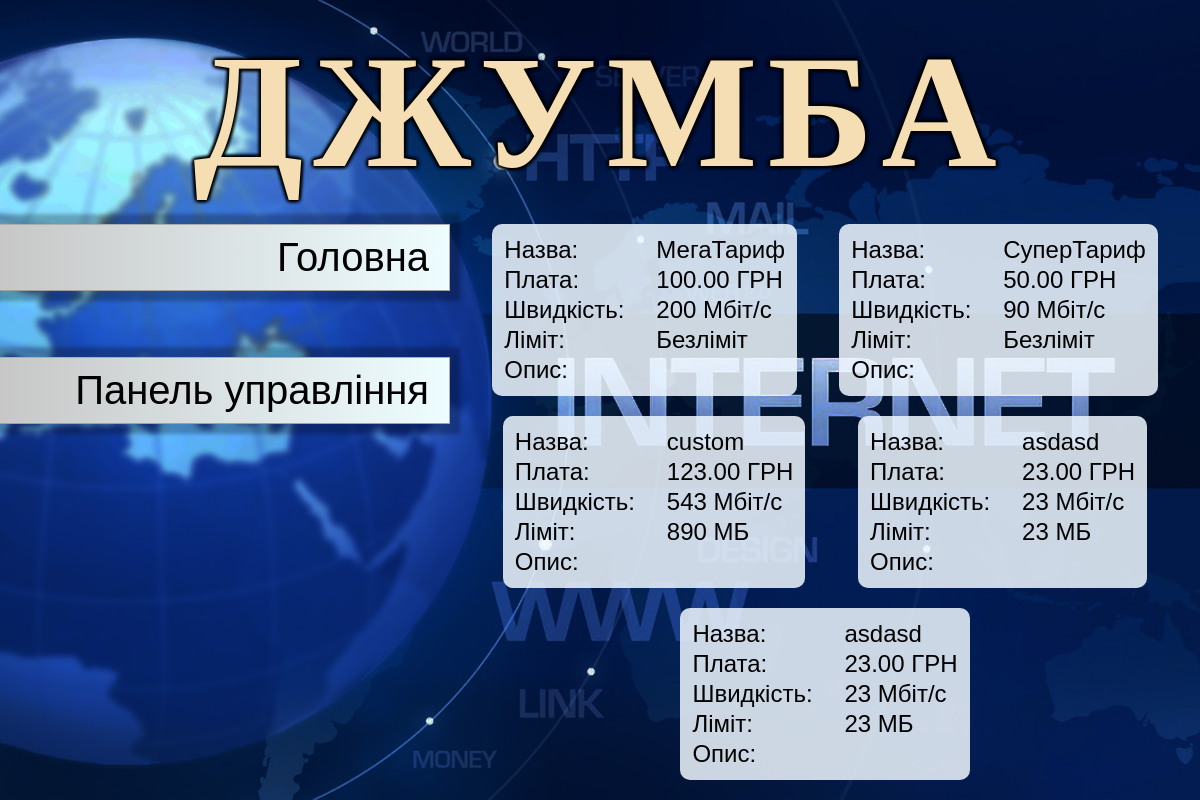
The page /tariffs on the database as committed earlier.
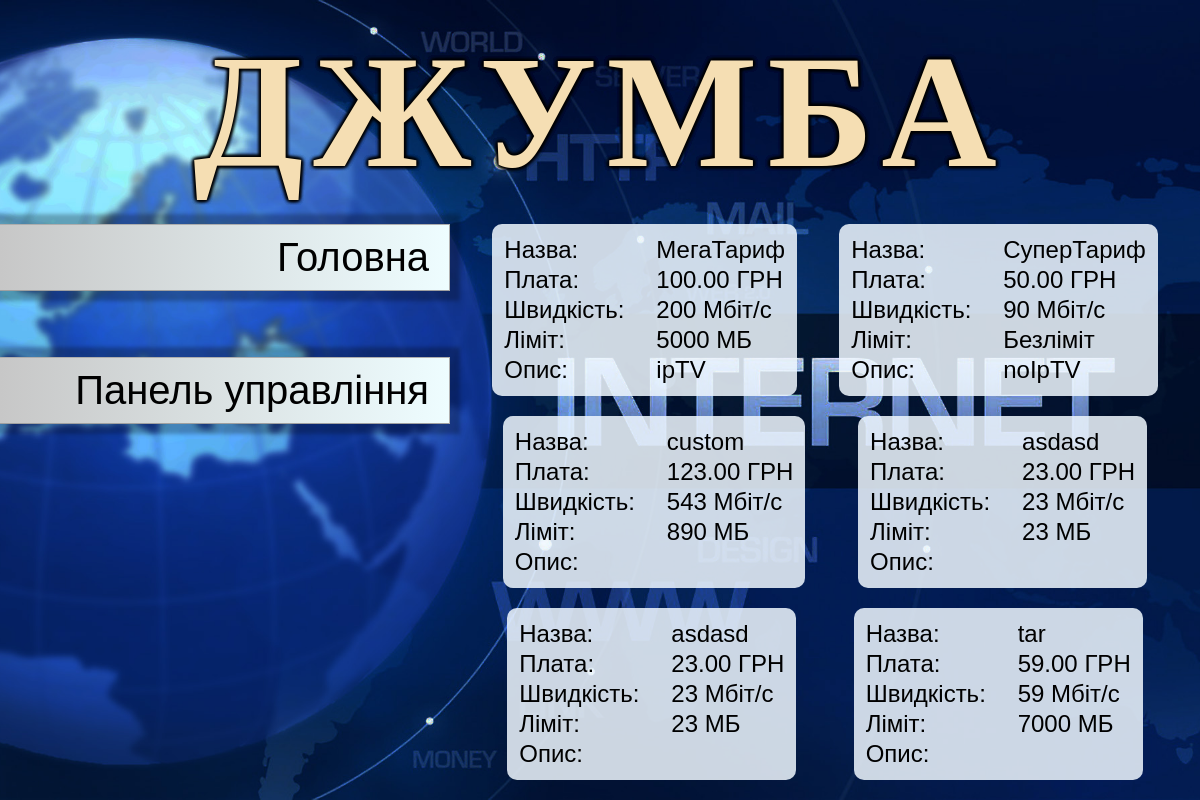
The same page on the database as committed later.
### main/models.py (models this page shows, shortened)
class Tariff(models.Model):
    id = models.AutoField(primary_key=True)
    name = models.CharField(max_length=50)
    price = models.DecimalField(max_digits=5, decimal_places=2)
    speed = models.IntegerField()
    limit = models.BigIntegerField()
    description = models.CharField(max_length=100, default='')
    active = models.BooleanField(default=True)

### main/views.py (the view)
# urls.py: path('tariffs', views.tariffs),
def tariffs(request):
    tariffs = Tariff.objects.filter(active=True)
    return render(request, 'main/tariffs.html', {'tariffs': tariffs})

### main/templates/main/tariffs.html (shortened to what this page needs)
<!DOCTYPE html>
{% load static %}
<html lang="en">
  <head>
    <link rel="stylesheet" href="{% static 'main/global.css' %}" />
    <link rel="stylesheet" href="{% static 'main/index.css' %}" />
  </head>
  <body>
    <div class="container">
      <div class="header">
        <p>ДЖУМБА</p>
      </div>
      <div class="content">
        <div class="controls">
          <button onclick="location.href='/'">Головна</button>
          <button onclick="location.href='/dashboard'">
            Панель управління
          </button>
        </div>
        <div class="tariffs">
          {% for tariff in tariffs %}
          <div class="tariff">
            <table style="width: 100%">
              <col width="150" />
              <tr>
                <td>Назва:</td>
                <td>{{tariff.name}}</td>
              </tr>
              <tr>
                <td>Плата:</td>
                <td>{{tariff.price}} ГРН</td>
              </tr>
              <tr>
                <td>Швидкiсть:</td>
                <td>{{tariff.speed}} Мбіт/с</td>
              </tr>
              <tr>
                <td>Лiмiт:</td>
                <td>
                  {% if tariff.limit >= 9999999 %} Безліміт {% else %}
                  {{tariff.limit}} МБ {% endif %}
                </td>
              </tr>
              <tr>
                <td>Опис:</td>
                <td>{{tariff.description}}</td>
              </tr>
            </table>
          </div>
          {% endfor %}
        </div>
      </div>
    </div>
  </body>
</html>

Rows that differ between the two databases and show on the page:
changed Tariff "МегаТариф": limit (not shown) → "5000"; description (not shown) → "ipTV"; limit "Безліміт" → "МБ"
changed Tariff "СуперТариф": description (not shown) → "noIpTV"
added Tariff: name "tar", price "59.00", speed "59", limit "7000"
